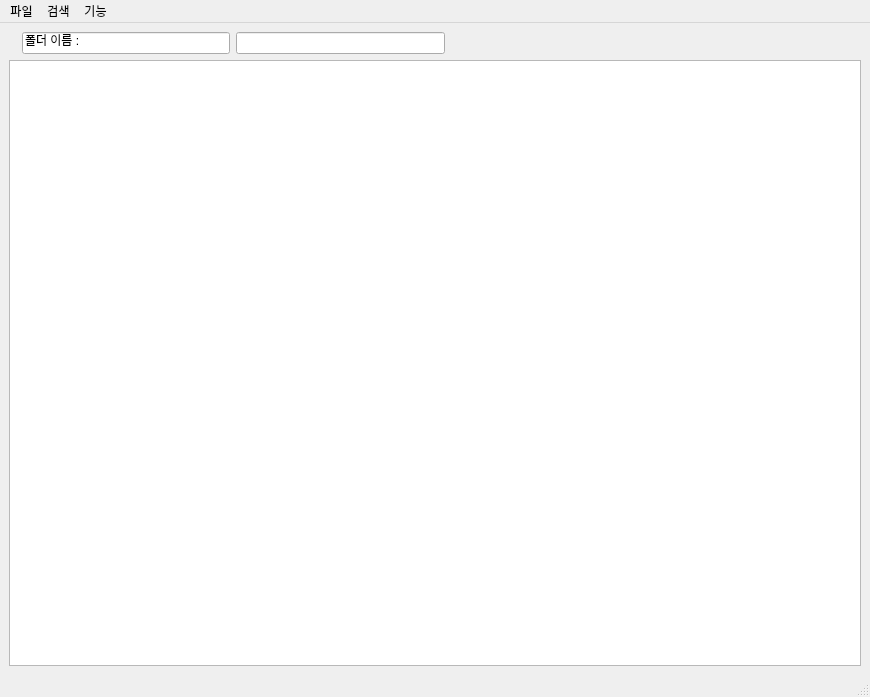
<?xml version="1.0" encoding="UTF-8"?>
<ui version="4.0">
 <class>MainWindow</class>
 <widget class="QMainWindow" name="MainWindow">
  <property name="geometry">
   <rect>
    <x>0</x>
    <y>0</y>
    <width>870</width>
    <height>697</height>
   </rect>
  </property>
  <property name="windowTitle">
   <string>MainWindow</string>
  </property>
  <widget class="QWidget" name="centralwidget">
   <layout class="QGridLayout" name="gridLayout">
    <item row="0" column="0" colspan="2">
     <layout class="QVBoxLayout" name="verticalLayout">
      <item>
       <layout class="QHBoxLayout" name="horizontalLayout_2">
        <item>
         <widget class="QLabel" name="FolderName">
          <property name="text">
           <string/>
          </property>
         </widget>
        </item>
        <item>
         <widget class="QLineEdit" name="lineEdit_2">
          <property name="text">
           <string>폴더 이름 : </string>
          </property>
          <property name="readOnly">
           <bool>true</bool>
          </property>
         </widget>
        </item>
        <item>
         <widget class="QLineEdit" name="folderNameLineEdit">
          <property name="readOnly">
           <bool>true</bool>
          </property>
         </widget>
        </item>
        <item>
         <spacer name="horizontalSpacer_2">
          <property name="orientation">
           <enum>Qt::Horizontal</enum>
          </property>
          <property name="sizeHint" stdset="0">
           <size>
            <width>40</width>
            <height>20</height>
           </size>
          </property>
         </spacer>
        </item>
        <item>
         <spacer name="horizontalSpacer">
          <property name="orientation">
           <enum>Qt::Horizontal</enum>
          </property>
          <property name="sizeHint" stdset="0">
           <size>
            <width>40</width>
            <height>20</height>
           </size>
          </property>
         </spacer>
        </item>
       </layout>
      </item>
      <item>
       <widget class="QListWidget" name="fileListWidget">
        <property name="alternatingRowColors">
         <bool>true</bool>
        </property>
       </widget>
      </item>
     </layout>
    </item>
   </layout>
  </widget>
  <widget class="QMenuBar" name="menubar">
   <property name="geometry">
    <rect>
     <x>0</x>
     <y>0</y>
     <width>870</width>
     <height>21</height>
    </rect>
   </property>
   <widget class="QMenu" name="menu">
    <property name="title">
     <string>파일</string>
    </property>
    <addaction name="actionOpen"/>
    <addaction name="actionSave"/>
    <addaction name="actionSetting"/>
    <addaction name="separator"/>
    <addaction name="actionQuit"/>
   </widget>
   <widget class="QMenu" name="menu_2">
    <property name="title">
     <string>검색</string>
    </property>
   </widget>
   <widget class="QMenu" name="menu_3">
    <property name="title">
     <string>기능</string>
    </property>
    <addaction name="action"/>
    <addaction name="actiontest"/>
   </widget>
   <addaction name="menu"/>
   <addaction name="menu_2"/>
   <addaction name="menu_3"/>
  </widget>
  <widget class="QStatusBar" name="statusbar"/>
  <action name="actionsetting">
   <property name="text">
    <string>Option</string>
   </property>
  </action>
  <action name="actionQuit">
   <property name="text">
    <string>Quit</string>
   </property>
  </action>
  <action name="actionOpen">
   <property name="text">
    <string>Open</string>
   </property>
  </action>
  <action name="actionSave">
   <property name="text">
    <string>Save</string>
   </property>
  </action>
  <action name="actionSetting">
   <property name="text">
    <string>Setting</string>
   </property>
  </action>
  <action name="action">
   <property name="text">
    <string>만렙토끼 </string>
   </property>
  </action>
  <action name="actiontest">
   <property name="text">
    <string>test</string>
   </property>
  </action>
 </widget>
 <resources/>
 <connections/>
</ui>
